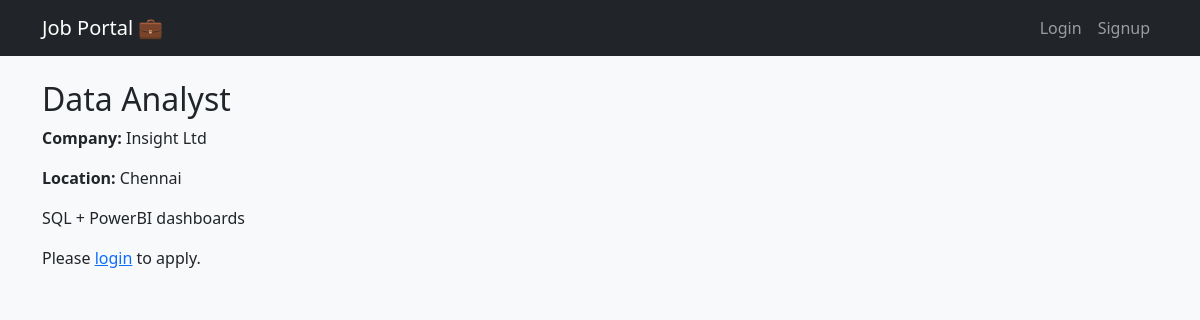
The app's page /job/3/ with its own data.
### jobs/models.py (models this page shows, shortened)
class Job(models.Model):
    title = models.CharField(max_length=200)
    company = models.CharField(max_length=200)
    description = models.TextField()
    location = models.CharField(max_length=200, default="Unknown")  # ✅ added default
    posted_by = models.ForeignKey(User, on_delete=models.CASCADE, related_name="jobs")
    created_at = models.DateTimeField(auto_now_add=True)

### jobs/views.py (the view)
# urls.py: path("job/<int:pk>/", JobDetailView.as_view(), name="job_detail"),
class JobDetailView(DetailView):
    model = Job
    template_name = "jobs/job_detail.html"
    context_object_name = "job"

### templates/jobs/job_detail.html
{% extends "base.html" %}
{% block content %}
<h2>{{ job.title }}</h2>
<p><strong>Company:</strong> {{ job.company }}</p>
<p><strong>Location:</strong> {{ job.location }}</p>
<p>{{ job.description }}</p>
{% if user.is_authenticated %}
<a href="{% url 'apply_job' job.pk %}" class="btn btn-success">Apply Now</a>
{% else %}
  <p>Please <a href="{% url 'login' %}">login</a> to apply.</p>
{% endif %}
{% endblock %}

### records on screen
Job: title "Data Analyst", company "Insight Ltd", location "Chennai", description "SQL + PowerBI dashboards"
